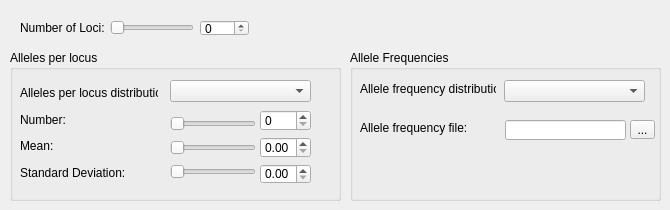
       <widget class="QWidget" name="tab_5">
        <attribute name="title">
         <string>Genetics</string>
        </attribute>
        <widget class="QLabel" name="label">
         <property name="geometry">
          <rect>
           <x>20</x>
           <y>20</y>
           <width>91</width>
           <height>16</height>
          </rect>
         </property>
         <property name="text">
          <string>Number of Loci:</string>
         </property>
        </widget>
        <widget class="QGroupBox" name="groupBox_3">
         <property name="geometry">
          <rect>
           <x>10</x>
           <y>50</y>
           <width>331</width>
           <height>151</height>
          </rect>
         </property>
         <property name="title">
          <string>Alleles per locus</string>
         </property>
         <widget class="QComboBox" name="comboBox">
          <property name="geometry">
           <rect>
            <x>160</x>
            <y>30</y>
            <width>141</width>
            <height>22</height>
           </rect>
          </property>
         </widget>
         <widget class="QWidget" name="layoutWidget_7">
          <property name="geometry">
           <rect>
            <x>10</x>
            <y>32</y>
            <width>138</width>
            <height>101</height>
           </rect>
          </property>
          <layout class="QVBoxLayout" name="verticalLayout">
           <item>
            <widget class="QLabel" name="label_2">
             <property name="text">
              <string>Alleles per locus distribution:</string>
             </property>
            </widget>
           </item>
           <item>
            <widget class="QLabel" name="label_3">
             <property name="text">
              <string>Number:</string>
             </property>
            </widget>
           </item>
           <item>
            <widget class="QLabel" name="label_4">
             <property name="text">
              <string>Mean:</string>
             </property>
            </widget>
           </item>
           <item>
            <widget class="QLabel" name="label_5">
             <property name="text">
              <string>Standard Deviation:</string>
             </property>
            </widget>
           </item>
          </layout>
         </widget>
         <widget class="QWidget" name="layoutWidget_8">
          <property name="geometry">
           <rect>
            <x>160</x>
            <y>63</y>
            <width>86</width>
            <height>71</height>
           </rect>
          </property>
          <layout class="QVBoxLayout" name="verticalLayout_2">
           <item>
            <widget class="QSlider" name="horizontalSlider">
             <property name="orientation">
              <enum>Qt::Horizontal</enum>
             </property>
            </widget>
           </item>
           <item>
            <widget class="QSlider" name="horizontalSlider_2">
             <property name="orientation">
              <enum>Qt::Horizontal</enum>
             </property>
            </widget>
           </item>
           <item>
            <widget class="QSlider" name="horizontalSlider_3">
             <property name="orientation">
              <enum>Qt::Horizontal</enum>
             </property>
            </widget>
           </item>
          </layout>
         </widget>
         <widget class="QWidget" name="layoutWidget_9">
          <property name="geometry">
           <rect>
            <x>250</x>
            <y>60</y>
            <width>51</width>
            <height>74</height>
           </rect>
          </property>
          <layout class="QVBoxLayout" name="verticalLayout_3">
           <item>
            <widget class="QSpinBox" name="spinBox"/>
           </item>
           <item>
            <widget class="QDoubleSpinBox" name="doubleSpinBox_2"/>
           </item>
           <item>
            <widget class="QDoubleSpinBox" name="doubleSpinBox"/>
           </item>
          </layout>
         </widget>
        </widget>
        <widget class="QSlider" name="horizontalSlider_4">
         <property name="geometry">
          <rect>
           <x>110</x>
           <y>20</y>
           <width>84</width>
           <height>16</height>
          </rect>
         </property>
         <property name="orientation">
          <enum>Qt::Horizontal</enum>
         </property>
        </widget>
        <widget class="QSpinBox" name="spinBox_2">
         <property name="geometry">
          <rect>
           <x>200</x>
           <y>20</y>
           <width>49</width>
           <height>16</height>
          </rect>
         </property>
        </widget>
        <widget class="QGroupBox" name="groupBox_4">
         <property name="geometry">
          <rect>
           <x>350</x>
           <y>50</y>
           <width>311</width>
           <height>151</height>
          </rect>
         </property>
         <property name="title">
          <string>Allele Frequencies</string>
         </property>
         <widget class="QLabel" name="label_6">
          <property name="geometry">
           <rect>
            <x>10</x>
            <y>30</y>
            <width>136</width>
            <height>18</height>
           </rect>
          </property>
          <property name="text">
           <string>Allele frequency distribution:</string>
          </property>
         </widget>
         <widget class="QComboBox" name="comboBox_2">
          <property name="geometry">
           <rect>
            <x>154</x>
            <y>30</y>
            <width>141</width>
            <height>22</height>
           </rect>
          </property>
         </widget>
         <widget class="QLabel" name="label_7">
          <property name="geometry">
           <rect>
            <x>10</x>
            <y>70</y>
            <width>111</width>
            <height>16</height>
           </rect>
          </property>
          <property name="text">
           <string>Allele frequency file:</string>
          </property>
         </widget>
         <widget class="QLineEdit" name="lineEdit">
          <property name="geometry">
           <rect>
            <x>155</x>
            <y>70</y>
            <width>121</width>
            <height>20</height>
           </rect>
          </property>
         </widget>
         <widget class="QToolButton" name="toolButton">
          <property name="geometry">
           <rect>
            <x>280</x>
            <y>70</y>
            <width>25</width>
            <height>19</height>
           </rect>
          </property>
          <property name="text">
           <string>...</string>
          </property>
         </widget>
        </widget>
       </widget>
